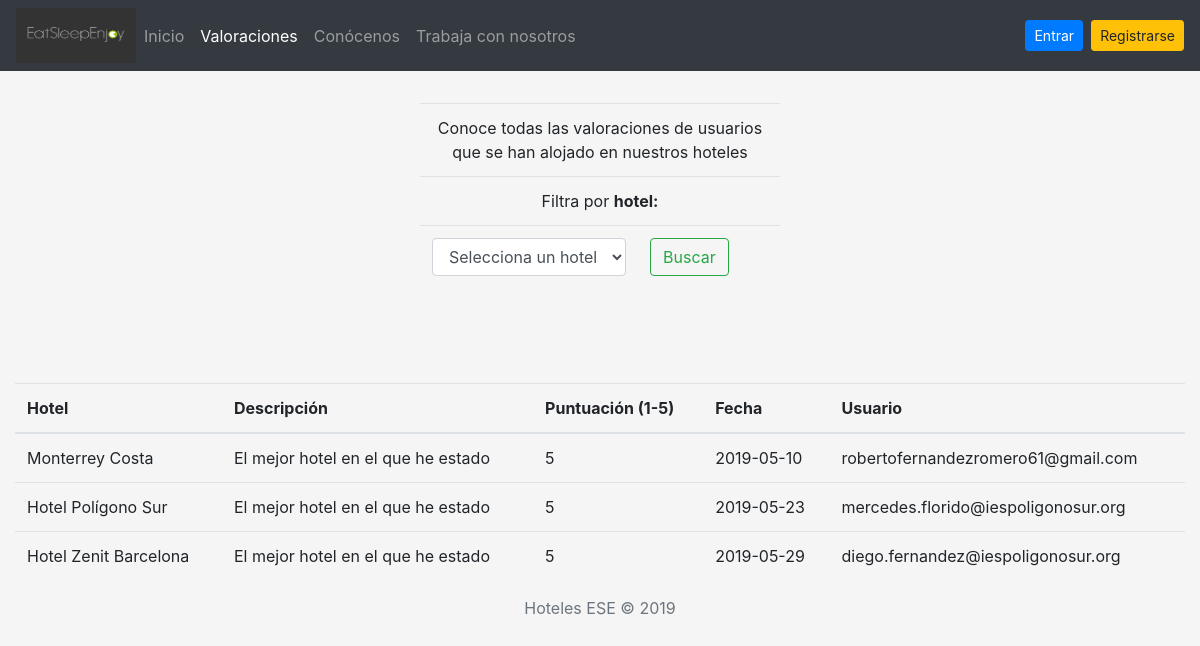
The app's page /Hito4/scripts/php/controller/cargarValoraciones.php, older data.
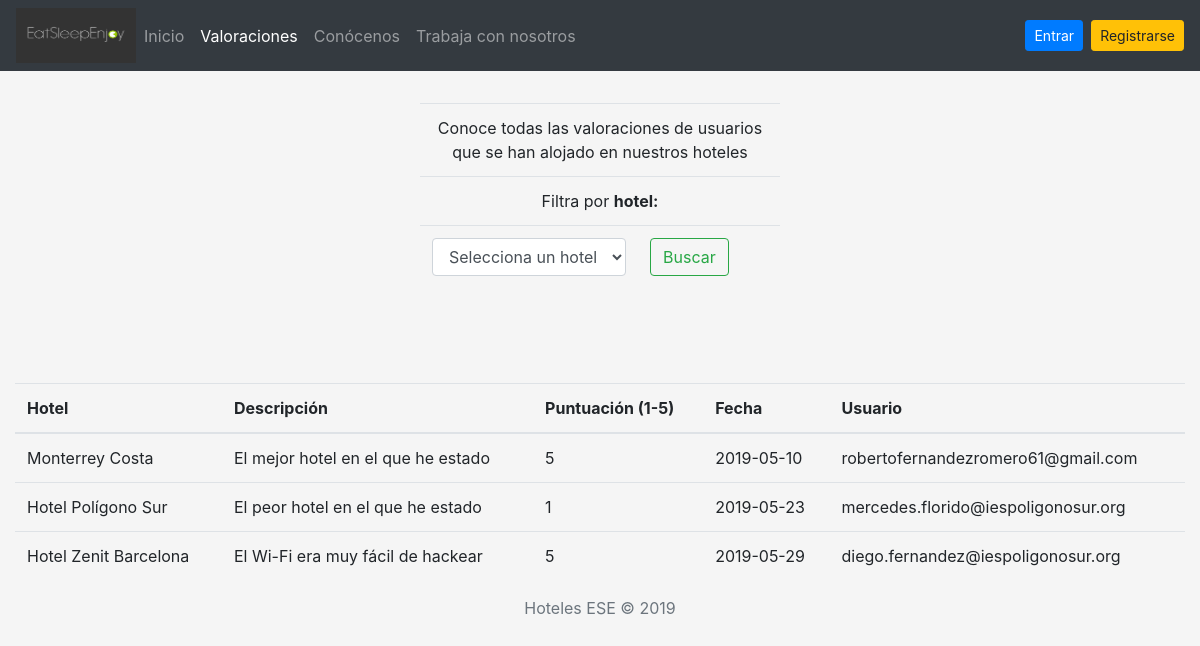
The same page, newer data.
### tables this page shows
CREATE TABLE VALORACIONES (
    id                INTEGER AUTO_INCREMENT NOT NULL PRIMARY KEY,
    descripcion       VARCHAR(100) NOT NULL,
    puntuacion        INTEGER NOT NULL,
    fecha             DATE NOT NULL,
    hoteles_id        INTEGER NOT NULL,
    usuarios_correo   VARCHAR(100) NOT NULL,
    FOREIGN KEY (hoteles_id) REFERENCES hoteles (id) ON DELETE CASCADE,
    FOREIGN KEY (usuarios_correo) REFERENCES usuarios (correo) ON DELETE CASCADE
);

CREATE TABLE HOTELES (
    id                   INTEGER AUTO_INCREMENT NOT NULL PRIMARY KEY,
    nombre               VARCHAR(50) NOT NULL,
    descripcion          VARCHAR(100),
    ciudad               VARCHAR(50) NOT NULL,
    calle                VARCHAR(50) NOT NULL,
    numero               INTEGER NOT NULL,
    cod_postal           INTEGER NOT NULL,
    estrellas            INTEGER NOT NULL,
    garaje               CHAR(1) NOT NULL,
    piscina              CHAR(1) NOT NULL,
    wifi                 CHAR(1) NOT NULL,
    aire_acondicionado   CHAR(1) NOT NULL
);

### Hito4/scripts/php/model/Valoraciones.php (called while the page is built, shortened)
<?php
	class Valoraciones {
		private $descripcion;
		private $puntuacion;
		private $fecha;
		private $usuarios_correo;
		function __construct($fila) {
			$this->descripcion = $fila["descripcion"];
			$this->puntuacion = $fila["puntuacion"];
			$this->fecha = $fila["fecha"];
			$this->usuarios_correo = $fila["usuarios_correo"];
		}
		public function getDescripcion() {
			return $this->descripcion;
		}
		public function getPuntuacion() {
			return $this->puntuacion;
		}
		public function getFecha() {
			return $this->fecha;
		}
		public function getUsuariosCorreo() {
			return $this->usuarios_correo;
		}
		public static function getValoraciones($idHotel) {
			$conexion = Conexion::conexionBD();
			if ($idHotel != 0) {
				$sql = "SELECT * FROM valoraciones WHERE hoteles_id = '$idHotel'";
			} else {
				$sql = "SELECT * FROM valoraciones";
			}
			$resultado = $conexion->query($sql);
			$valoraciones = [];
			while ($registros = $resultado->fetch()) {
				$valoraciones[] = new Valoraciones($registros);
			}
			return $valoraciones;
		}
	}
?>

### Hito4/scripts/php/model/Hoteles.php (called while the page is built, shortened)
<?php
	class Hoteles {
		private $nombre;
		function __construct($fila) {
			$this->nombre = $fila["nombre"];
		}
		public function getNombre() {
			return $this->nombre;
		}
		public static function buscarHotel($id) {
			$conexion = Conexion::conexionBD();
			$sql = "SELECT * FROM hoteles WHERE id LIKE '$id'";
			$resultado = $conexion->query($sql);
			$fila = $resultado->fetch();
			return $fila;
		}
	}
?>

### Hito4/scripts/php/view/vistaOpiniones.php (the view, shortened to what the changed rows need)
<!DOCTYPE html>
<html lang="es">
	<head>
		<link rel="stylesheet" type="text/css" href="../../../style/main.css">
		<link rel="stylesheet" type="text/css" href="../../../lib/bootstrap.min.css">
		<link rel="stylesheet" type="text/css" href="../../../lib/floating-labels.css">
	</head>
	<body>
		<main class="container-fluid">
			<?php
				if ($data != null) {
			?>
			<header class="row justify-content-center mt-5 mb-4">
				<form class="form-signin" method="post" action="./cargarValoracionesHotel.php">
					<div class="col-md-12 form-group">
						<div class="table-responsive">
							<table class="table">
								<thead>
									<tr>
										<td class="text-center" colspan="2">
											Conoce todas las valoraciones de usuarios que se han alojado en nuestros hoteles
										</td>
									</tr>
									<tr>
										<td class="text-center" colspan="2">
											Filtra por <b>hotel:</b>
										</td>
									</tr>
									<tr>
										<td>
											<select class="form-control" required name="hoteles">
											</select>
										</td>
										<td>
											<button class="btn btn-outline-success my-2 my-sm-0" type="submit">Buscar</button>
										</td>
									</tr>
								</thead>
							</table>
						</div>
					</div>
				</form>
			</header>
			<section class="row justify-content-center mt-5">
				<div class="col-md-12">
					<div class="table-responsive">
						<table class="table">
							<thead>
								<tr>
									<th scope="col">Hotel</th>
									<th scope="col">Descripción</th>
									<th scope="col">Puntuación (1-5)</th>
									<th scope="col">Fecha</th>
									<th scope="col">Usuario</th>
								</tr>
							</thead>
							<tbody>
								<?php
									foreach ($data as $valoraciones) {
										$data = Hoteles::buscarHotel($valoraciones->getHotelesId());
										$hotel = new Hoteles($data);
								?>
								<tr>
									<td><?=$hotel->getNombre()?></td>
									<td><?=$valoraciones->getDescripcion()?></td>
									<td><?=$valoraciones->getPuntuacion()?></td>
									<td><?=$valoraciones->getFecha()?></td>
									<td><?=$valoraciones->getUsuariosCorreo()?></td>
								</tr>
								<?php
									}
								?>
							</tbody>
						</table>
					</div>
				</div>
			</section>
			<?php
				} else {
			?>
			<header class="row justify-content-center mt-5 mb-4">
				<h3 class="text-center mt-5">Lo sentimos. Por el momento no hay valoraciones de ninguno de nuestros hoteles.</h3>
			</header>
			<?php
				}
			?>
		</main>
	</body>
</html>

Row changes from the older to the newer data that the page shows:
changed valoraciones "mercedes.florido@iespoligonosur.org": descripcion "El mejor hotel en el que he estado" → "El peor hotel en el que he estado"; puntuacion "5" → "1"
changed valoraciones "diego.fernandez@iespoligonosur.org": descripcion "El mejor hotel en el que he estado" → "El Wi-Fi era muy fácil de hackear"
